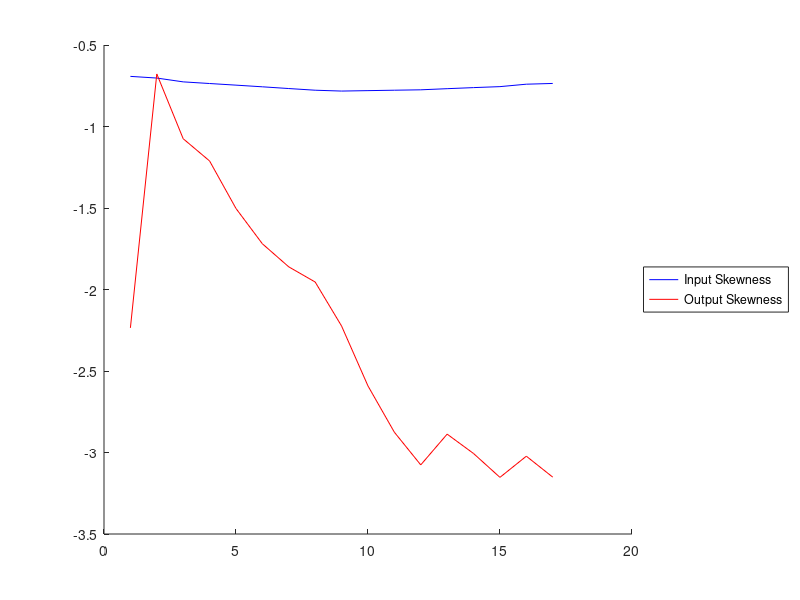
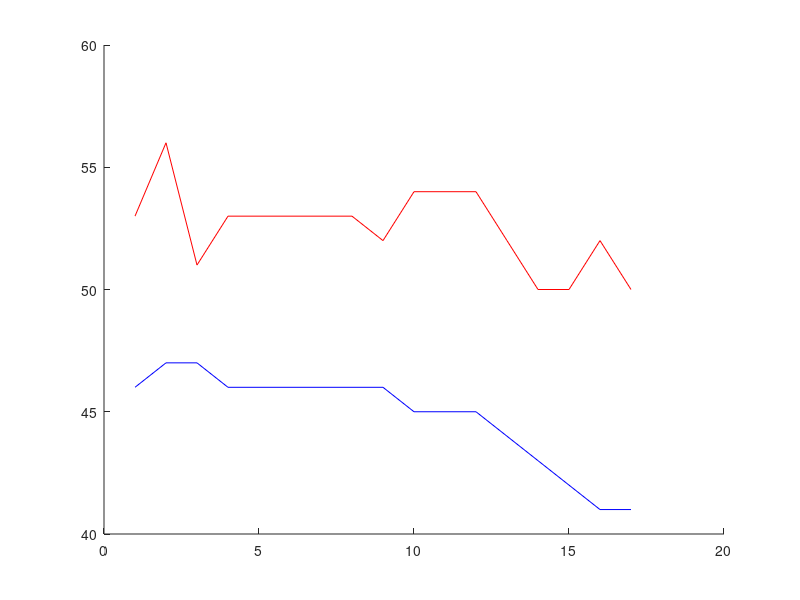

These figures' MATLAB source, in order:

%number of CA3 neurons
numCA3 = 100;

%parameters from izzynet code
aa = 0.02;
bb = 0.2;
cc = -65;
dd = 8;

% STDP lists for LTD and LTP weight changes
LTP = zeros(1,numCA3);    % from CA3 to CA1 neurons
LTD = zeros(1,numCA3);    % from CA3 to CA1 neurons

% STDP parameters
A_plus = 0.1;
A_minus = -0.105;
t_plus = 20;
t_minus = 20;

wmin = 0;
%wmax = 5.0;
wmax = 20.0;

sigma=2; %sigma for place field Gaussians
sigmaStrength = 3; %sigma for strength Gaussian curve

%CA1 neuron
v1 = cc;
u1 = bb*v1;

%CA3 neurons
numFirings = zeros(1,100);

%maximum initial weight
maxInitWeight = wmax;

%max init current for CA3 neurons
% makes sure it fires with Iz model if this amount of current is injected
maxInitCurrent = 80;


gaussWeights = normpdf(1:100,50,sigmaStrength);
gaussWeights = gaussWeights*(1/max(gaussWeights)); %sets max to 1
strength = gaussWeights*maxInitWeight;
%strength = gaussWeights*100;
%strength = gaussWeights*wmax;

vv = -65*ones(1,numCA3);
uu = bb.*vv;

numLaps = 17;
inputSkewValues = zeros(1,numLaps);
outputSkewValues = zeros(1,numLaps);

firstSpikeTime = zeros(1,numLaps);
lastSpikeTime = zeros(1,numLaps);

%adjustArray = linspace(-1,1,length(numFirings));
%adjustArray = adjustArray.*normpdf(adjustArray,0,2);
adjustArray = ones(1,length(numFirings));
adjustArray(1:end/2)=-1;

for lap = 1:numLaps
    
    
    %LTP = zeros(1,numCA3);    % from CA3 to CA1 neurons
    %LTD = zeros(1,numCA3);    % from CA3 to CA1 neurons
    
    for step = 1:100
        
        I = normpdf(step,1:100,sigma);
        I = I/(max(I)); %sets max to 1
        I = I*maxInitCurrent; %sets max current to 30 so neuron will fire
        
        %I1 = gaussWeights(step)*10;
        
        %update CA3 neuron voltages
        vv=vv+0.5.*(0.04.*vv.^2+5.*vv+140-uu+I);
        vv=vv+0.5.*(0.04.*vv.^2+5.*vv+140-uu+I);
        uu=uu+aa.*(bb.*vv-uu);

        fired = find(vv>=30);

        %CA1 neuron current
        % adds strengths of ones that fired
        % eliminated random values since we know what will go into CA1
        % neuron
        I1 = sum(strength(fired));
        
        %update CA3 neurons that fired
        if ~isempty(fired)
            vv(fired)=cc;
            uu(fired)=uu(fired)+dd;
                
            % if neuron i is excitatory
            % 1)    apply LTP for weights that connect to neuron i 
            %       (i.e., the neurons that fired prior to i)  
            % 2)    apply LTD for weights from neuron i 
            %       (i.e., the neurons that i fired before) 
            % 3)    set the max LTP for  weights that connect from neuron i
            % 4)    set the max LTD for weights that connect to neuron i

            strength(fired) = max(wmin,strength(fired) + LTD(fired)); % LTP to weights that connect to i from all exc 
            LTP(fired) = A_plus;

            
        end;
        
        %update CA1 neuron voltages
        v1=v1+0.5*(0.04*v1^2+5*v1+140-u1+I1);
        v1=v1+0.5*(0.04*v1^2+5*v1+140-u1+I1);
        u1=u1+aa*(bb*v1-u1);


        %CA1 neuron voltage
        if(v1>=30)
            
            if(firstSpikeTime(lap) < 1)
               firstSpikeTime(lap)=step; 
            end
            lastSpikeTime(lap)=step;
            
            v1 = cc;
            u1 = u1+dd;
            numFirings(step) = numFirings(step)+1;

            % if neuron i is excitatory
            % 1)    apply LTP for weights that connect to neuron i 
            %       (i.e., the neurons that fired prior to i)  
            % 2)    apply LTD for weights from neuron i 
            %       (i.e., the neurons that i fired before) 
            % 3)    set the max LTP for  weights that connect from neuron i
            % 4)    set the max LTD for weights that connect to neuron i

            strength = min(wmax,strength + LTP); % LTP to weights that connect to i from all exc 
            LTD(:) = A_minus;

        end

        % exponentially decay LTD and LTP based on time constants
        LTP = LTP - LTP/t_plus;
        LTD = LTD - LTD/t_minus;

    end
    
    if(lap<2)
    
        %figure
        %plot(numFirings)
        
        
    end
    
    inputSkewValues(lap) = skewness(strength.*adjustArray);
    outputSkewValues(lap) = skewness(numFirings.*adjustArray);
    
    
end

%figure
%plot(numFirings)

%figure
%plot(strength)

figure
hold on
plot(inputSkewValues,'b-')
plot(outputSkewValues,'r-')
legend('Input Skewness','Output Skewness','Location','eastoutside')
hold off

%%


figure
hold on
plot(firstSpikeTime,'b-')
plot(lastSpikeTime,'r-')
hold off
